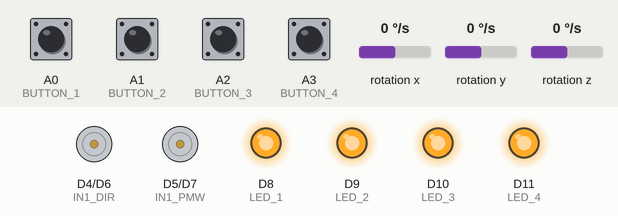
The program below on a simulated STM32 Nucleo. Parts: motor-driver pin pairs drawn as motors (green arrow = first pin HIGH = forward, orange = second pin HIGH = backward, longer = more drive), output pins drawn as LEDs (lit = HIGH). Inputs (shaded band) come from the test bench; at power-on: A0 (BUTTON_1), A1 (BUTTON_2), A2 (BUTTON_3), A3 (BUTTON_4) LOW, rotation x 0 °/s, rotation y 0 °/s, rotation z 0 °/s. What the program prints to the serial monitor is not drawn.

Above: at 1.2 s.
1.3 s: A0 (BUTTON_1) pulled HIGH for 0.15 s
At 1.37 s:
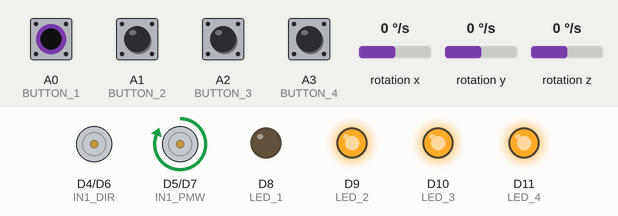
2.9 s: A1 (BUTTON_2) pulled HIGH for 0.15 s
At 2.97 s:
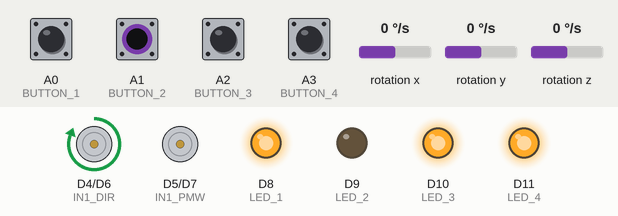
4.5 s: A2 (BUTTON_3) pulled HIGH for 0.15 s
At 4.57 s:
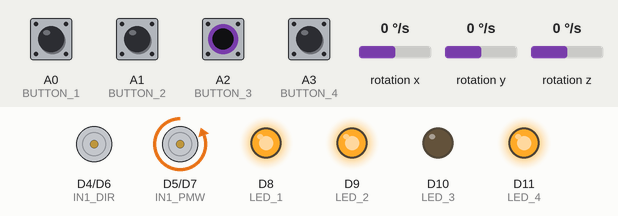
6.1 s: A3 (BUTTON_4) pulled HIGH for 0.15 s
At 6.17 s:
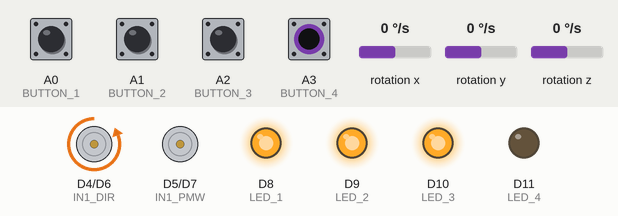
7.7 s: A0 (BUTTON_1) driven HIGH and A1 (BUTTON_2) driven HIGH
At 8.1 s:
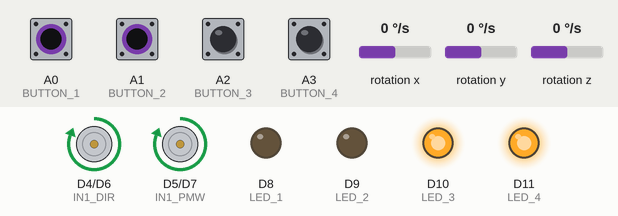
9.2 s: A2 (BUTTON_3) pulled HIGH for 1 s
At 10.0 s:
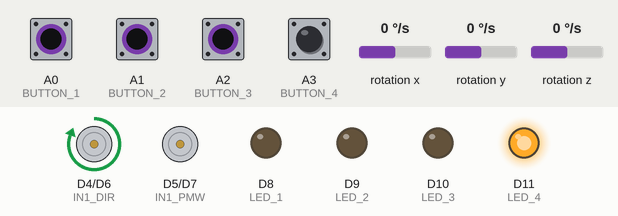
Timing chart, 0 to 12.2 s (numbered marks = the images above; inputs shaded):
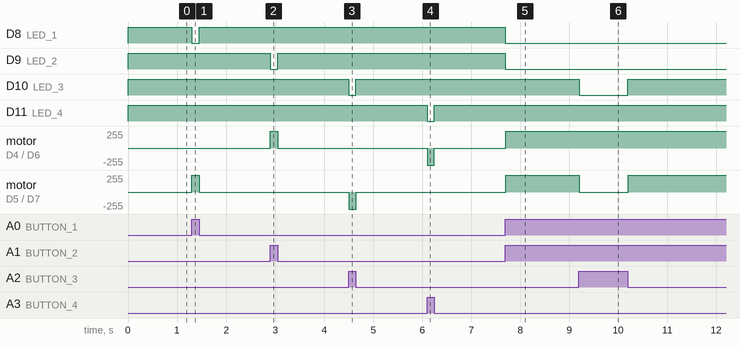

Measured:
- after the input at 1.3 s, D8 (LED_1): HIGH → LOW at once, → HIGH 0.15 s later; motor on D5 (IN1_PMW) / D7 (IN2_PMW): stopped → forward 255/255 at once, → stopped 0.15 s later
- after the input at 2.9 s, D9 (LED_2): HIGH → LOW at once, → HIGH 0.15 s later; motor on D4 (IN1_DIR) / D6 (IN2_DIR): stopped → forward 255/255 at once, → stopped 0.15 s later
- after the input at 4.5 s, D10 (LED_3): HIGH → LOW at once, → HIGH 0.15 s later; motor on D5 (IN1_PMW) / D7 (IN2_PMW): stopped → backward 255/255 at once, → stopped 0.15 s later
- after the input at 6.1 s, D11 (LED_4): HIGH → LOW at once, → HIGH 0.15 s later; motor on D4 (IN1_DIR) / D6 (IN2_DIR): stopped → backward 255/255 at once, → stopped 0.15 s later
- after the input at 7.7 s, D8 (LED_1), D9 (LED_2): HIGH → LOW at once; motor on D4 (IN1_DIR) / D6 (IN2_DIR), motor on D5 (IN1_PMW) / D7 (IN2_PMW): stopped → forward 255/255 at once
- after the input at 9.2 s, D10 (LED_3): HIGH → LOW at once, → HIGH 1.0 s later; motor on D5 (IN1_PMW) / D7 (IN2_PMW): forward 255/255 → stopped at once, → forward 255/255 1.0 s later

The program:

main.cpp
```cpp
#include <Arduino.h>
#include <Arduino_LSM6DS3.h>

const int  buttonPin = 13;
const int LED_1 = D8;
const int LED_2 = D9;
const int LED_3 = D10;
const int LED_4 = D11;

const int BUTTON_1 = A0;
const int BUTTON_2 = A1;
const int BUTTON_3 = A2;
const int BUTTON_4 = A3;

const int IN1_DIR = D4;
const int IN1_PMW = D5;
const int IN2_DIR = D6;
const int IN2_PMW = D7;

int button1State = LOW;
int button2State = LOW;
int button3State = LOW;
int button4State = LOW;

void setup (){
  // Initializing The LEDs PinModes
 pinMode (LED_1,OUTPUT);
 pinMode (LED_2,OUTPUT);
 pinMode (LED_3,OUTPUT);
 pinMode (LED_4,OUTPUT);

 // Initializing The buttons PinModes
 pinMode(BUTTON_1, INPUT);
 pinMode(BUTTON_2, INPUT);
 pinMode(BUTTON_3, INPUT);
 pinMode(BUTTON_4, INPUT);

// Initializing The Motors pinmodes PinModes
 pinMode(IN1_DIR, OUTPUT);
 pinMode(IN1_PMW, OUTPUT);
 pinMode(IN2_DIR, OUTPUT);
 pinMode(IN2_PMW, OUTPUT);


 Serial.begin(9600);
  while (!Serial);

  if (!IMU.begin()) {
    Serial.println("Failed to initialize IMU!");

    while (1);
  }

  Serial.print("Gyroscope sample rate = ");
  Serial.print(IMU.gyroscopeSampleRate());
  Serial.println(" Hz");
  Serial.println();
  Serial.println("Gyroscope in degrees/second");
  Serial.println("X\tY\tZ");
 }
void loop(){
  button1State = digitalRead(BUTTON_1);
  button2State = digitalRead(BUTTON_2);
  button3State = digitalRead(BUTTON_3);
  button4State = digitalRead(BUTTON_4);
  digitalWrite(LED_1, !button1State);
  digitalWrite(LED_2, !button2State);
  digitalWrite(LED_3, !button3State);
  digitalWrite(LED_4, !button4State);

   float x, y, z;

  if (IMU.gyroscopeAvailable()) {
    IMU.readGyroscope(x, y, z);

    Serial.printf("x:",x);
    Serial.print('\t');
    Serial.print(y);
    Serial.print('\t');
    Serial.println(z);
  }
  digitalWrite(IN1_PMW, button1State);
  digitalWrite(IN1_DIR, button2State);

  digitalWrite(IN2_PMW, button3State);
  digitalWrite(IN2_DIR, button4State);
}
```
